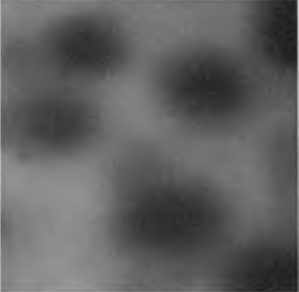
#> input picture 1.png, 299 x 292 px
$ jupyter execute --allow-errors Untitled7.ipynb   (older library calls are emulated)
#> lines starting #> are read from the running program, lines starting #| are printed output that depends on the picture; after the words box and inside, x2 and y2 are one past the last pixel; in counts of white or black regions, pixels touching at a corner belong together
[cell 1]
import cv2
import numpy as np
from skimage.feature import peak_local_max
from skimage.morphology import watershed
from scipy import ndimage
import matplotlib.pyplot as plt

[cell 2]
def preproces(img):
  bas = img
#> bas is the input picture: shape (292, 299, 3); min 27, max 208, mean 96.1
  size = 20
  plt.figure(num = 1, figsize=(size, size))
  plt.subplot(121),plt.imshow(bas)
  plt.title('Basic'), plt.xticks([]), plt.yticks([])
  image = img
  gray = cv2.cvtColor(image, cv2.COLOR_BGR2GRAY)
  thresh = cv2.threshold(gray, 0, 255, cv2.THRESH_BINARY + cv2.THRESH_OTSU)[1]
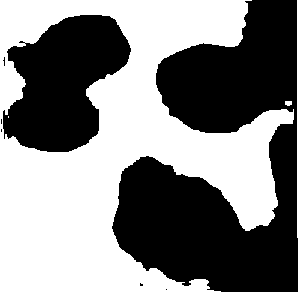
#> thresh: shape (292, 299); 51.2% white; 7 black regions (5 under 20 px), largest, box (x1, y1, x2, y2) and area: (112, 0, 298, 292) 31118, (3, 15, 131, 152) 11498

  # Compute Euclidean distance from every binary pixel
  # to the nearest zero pixel then find peaks
  distance_map = ndimage.distance_transform_edt(thresh)
  local_max = peak_local_max(distance_map, indices=False, min_distance=20, labels=thresh)
#> local_max: shape (292, 299) bool; 0.01% white in thin lines or dots, all inside (x1, y1, x2, y2) = (20, 20, 238, 272)

  # Perform connected component analysis then apply Watershed
  markers = ndimage.label(local_max, structure=np.ones((3, 3)))[0]
#> markers: shape (292, 299) int32; 8 distinct labels, from 0 to 7
  labels = watershed(-distance_map, markers, mask=thresh)
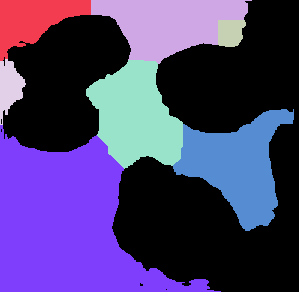
#> labels: shape (292, 299) int32; 8 distinct labels, from 0 to 7; one colour per label, 0 black

  # Iterate through unique labels
  total_area = 0
  for label in np.unique(labels):
      if label == 0:
          continue

      # Create a mask
      mask = np.zeros(gray.shape, dtype="uint8")
      mask[labels == label] = 255

      # Find contours and determine contour area
      cnts = cv2.findContours(mask.copy(), cv2.RETR_EXTERNAL, cv2.CHAIN_APPROX_SIMPLE)
      cnts = cnts[0] if len(cnts) == 2 else cnts[1]
      c = max(cnts, key=cv2.contourArea)
      area = cv2.contourArea(c)
      total_area += area
      cv2.drawContours(image, [c], -1, (36,255,12), 4)
#> this loop made 8 passes
#> (area, total_area) on passes 2 to 8: (2854.5, 2854.5), (5938.5, 8793), (601.5, 9394.5), (893.5, 10288), (6741, 17029), (7150.5, 24179.5), (18722.5, 42902)
#> image: shape (292, 299, 3); 10.75% of pixels changed, all inside (x1, y1, x2, y2) = (0, 0, 296, 292)
#> mask: shape (292, 299); 21.9% white; 1 white region, box (x1, y1, x2, y2) and area: (0, 125, 221, 292) 19091
#> after the loop, total_area = 42902

  print(total_area)
#| 42902.0
  #cv2.imshow('image', image)
  #cv2.waitKey()


  plt.subplot(122),plt.imshow(image)
  plt.title('Hier'), plt.xticks([]), plt.yticks([])
  plt.show()
#> figure, not shown here; B, G, R data is drawn as R, G, B

[cell 3]
size = 20
bas1 = cv2.imread('Lab6.png')
plt.figure(num = 1, figsize=(size, size))
#> (the rest of this cell did not finish here and is left out)

[cell 4]
preproces(cv2.imread('1.png'))

[cell 5]
preproces(cv2.imread('2.png'))
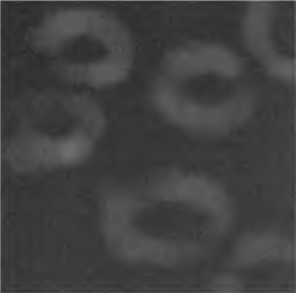
#> input picture 2.png, 296 x 293 px
#> in preproces, bas is the input picture: shape (293, 296, 3); min 41, max 156, mean 65
#> in preproces (call 2), `thresh = cv2.threshold(gray, 0, 255, cv2.THRESH_BINARY + cv2.THRESH_OT..`: thresh: shape (293, 296); 28.3% white; 17 white regions (7 under 20 px), largest, box (x1, y1, x2, y2) and area: (0, 0, 296, 293) 5771, (152, 43, 253, 134) 5075, (37, 9, 131, 88) 3849
#> in preproces (call 2), `local_max = peak_local_max(distance_map, indices=False, min_distance=2..`: local_max: shape (293, 296) bool; 0.01% white in thin lines or dots, all inside (x1, y1, x2, y2) = (33, 20, 276, 254)
#> in preproces (call 2), `markers = ndimage.label(local_max, structure=np.ones((3, 3)))[0]`: markers: shape (293, 296) int32; 14 distinct labels, from 0 to 13
#> in preproces (call 2), `labels = watershed(-distance_map, markers, mask=thresh)`:
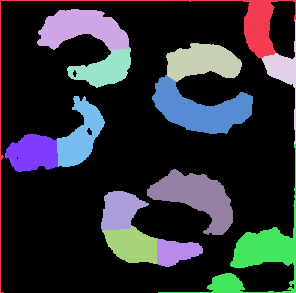
#> labels: shape (293, 296) int32; 14 distinct labels, from 0 to 13; one colour per label, 0 black
#> the loop in preproces (call 2), `for label in np.unique(labels):` made 14 passes
#> (area, total_area) on passes 2 to 13: (1354, 1354), (2324.5, 3678.5), (1959, 5637.5), (748, 6385.5), (1345.5, 7731), (2894, 10625), (1471, 12096), (1679.5, 13775.5), (2669.5, 16445), (1173.5, 17618.5), (1377, 18995.5), (2490, 21485.5)
#> after the loop in preproces (call 2), `for label in np.unique(labels):`: image: shape (293, 296, 3); 15.67% of pixels changed, all inside (x1, y1, x2, y2) = (0, 0, 296, 293)
#> after the loop in preproces (call 2), `for label in np.unique(labels):`: mask: shape (293, 296); 1% white; 1 white region, box (x1, y1, x2, y2) and area: (157, 238, 203, 267) 895
#> after the loop in preproces (call 2), `for label in np.unique(labels):`: total_area = 22317
#| 22317.0

[cell 6]
preproces(cv2.imread('3.png'))
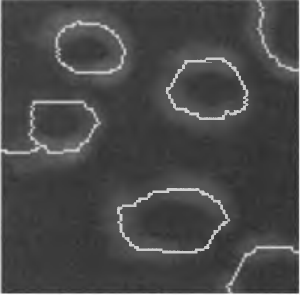
#> input picture 3.png, 300 x 295 px
#> in preproces, bas is the input picture: shape (295, 300, 3); min 40, max 255, mean 72.7
#> in preproces (call 3), `thresh = cv2.threshold(gray, 0, 255, cv2.THRESH_BINARY + cv2.THRESH_OT..`: thresh: shape (295, 300); 6.1% white; 4 white regions, box (x1, y1, x2, y2) and area: (0, 0, 300, 295) 2980, (117, 188, 230, 254) 941, (166, 57, 249, 120) 750, (55, 20, 127, 75) 739
#> in preproces (call 3), `local_max = peak_local_max(distance_map, indices=False, min_distance=2..`: local_max: shape (295, 300) bool; 0.03% white in thin lines or dots, all inside (x1, y1, x2, y2) = (34, 20, 278, 251)
#> in preproces (call 3), `markers = ndimage.label(local_max, structure=np.ones((3, 3)))[0]`: markers: shape (295, 300) int32; 29 distinct labels, from 0 to 28
#> in preproces (call 3), `labels = watershed(-distance_map, markers, mask=thresh)`: labels: shape (295, 300) int32; 29 distinct labels, from 0 to 28
#> the loop in preproces (call 3), `for label in np.unique(labels):` made 29 passes
#> (area, total_area) on passes 2 to 13: (83.5, 83.5), (211, 294.5), (100.5, 395), (66.5, 461.5), (89, 550.5), (92.5, 643), (51.5, 694.5), (164.5, 859), (67, 926), (59.5, 985.5), (72.5, 1058), (122.5, 1180.5)
#> after the loop in preproces (call 3), `for label in np.unique(labels):`:
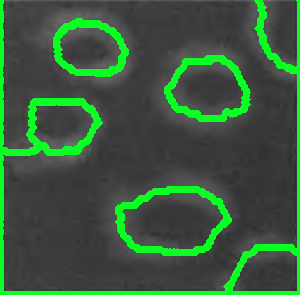
#> image: shape (295, 300, 3); 13.02% of pixels changed, all inside (x1, y1, x2, y2) = (0, 0, 300, 295)
#> after the loop in preproces (call 3), `for label in np.unique(labels):`:
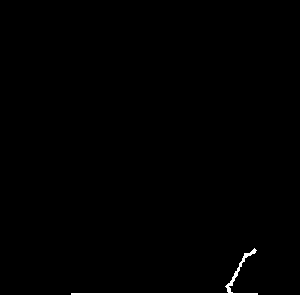
#> mask: shape (295, 300); 0.63% white; 1 white region, box (x1, y1, x2, y2) and area: (71, 248, 258, 295) 559
#> after the loop in preproces (call 3), `for label in np.unique(labels):`: total_area = 3325
#| 3325.0

[cell 7]
preproces(cv2.imread('4.png'))
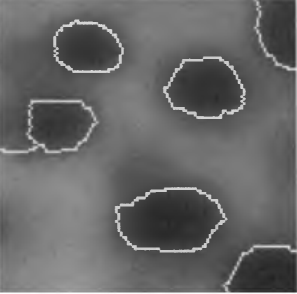
#> input picture 4.png, 297 x 294 px
#> in preproces, bas is the input picture: shape (294, 297, 3); min 34, max 255, mean 102.2
#> in preproces (call 4), `thresh = cv2.threshold(gray, 0, 255, cv2.THRESH_BINARY + cv2.THRESH_OT..`: thresh: shape (294, 297); 51.4% white; 15 black regions (3 under 20 px), largest, box (x1, y1, x2, y2) and area: (108, 2, 296, 292) 17432, (0, 12, 134, 150) 7181, (118, 190, 224, 250) 4753
#> in preproces (call 4), `local_max = peak_local_max(distance_map, indices=False, min_distance=2..`: local_max: shape (294, 297) bool; 0.02% white in thin lines or dots, all inside (x1, y1, x2, y2) = (20, 20, 277, 274)
#> in preproces (call 4), `markers = ndimage.label(local_max, structure=np.ones((3, 3)))[0]`: markers: shape (294, 297) int32; 18 distinct labels, from 0 to 17
#> in preproces (call 4), `labels = watershed(-distance_map, markers, mask=thresh)`:
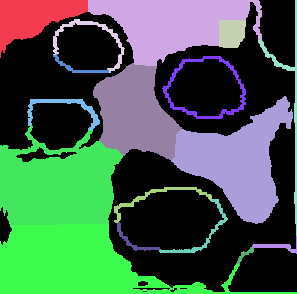
#> labels: shape (294, 297) int32; 18 distinct labels, from 0 to 17; one colour per label, 0 black
#> the loop in preproces (call 4), `for label in np.unique(labels):` made 18 passes
#> (area, total_area) on passes 2 to 13: (2460.5, 2460.5), (6226, 8686.5), (639, 9325.5), (377.5, 9703), (423, 10126), (138, 10264), (3850.5, 14114.5), (388, 14502.5), (5304, 19806.5), (7050.5, 26857), (309.5, 27166.5), (8695.5, 35862)
#> after the loop in preproces (call 4), `for label in np.unique(labels):`:
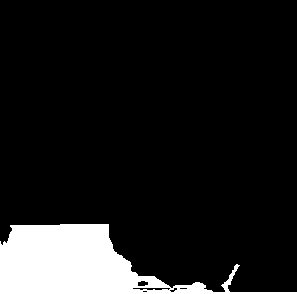
#> mask: shape (294, 297); 10.9% white; 1 white region, box (x1, y1, x2, y2) and area: (0, 224, 297, 294) 9487
#> after the loop in preproces (call 4), `for label in np.unique(labels):`: total_area = 45704.5
#| 45704.5
